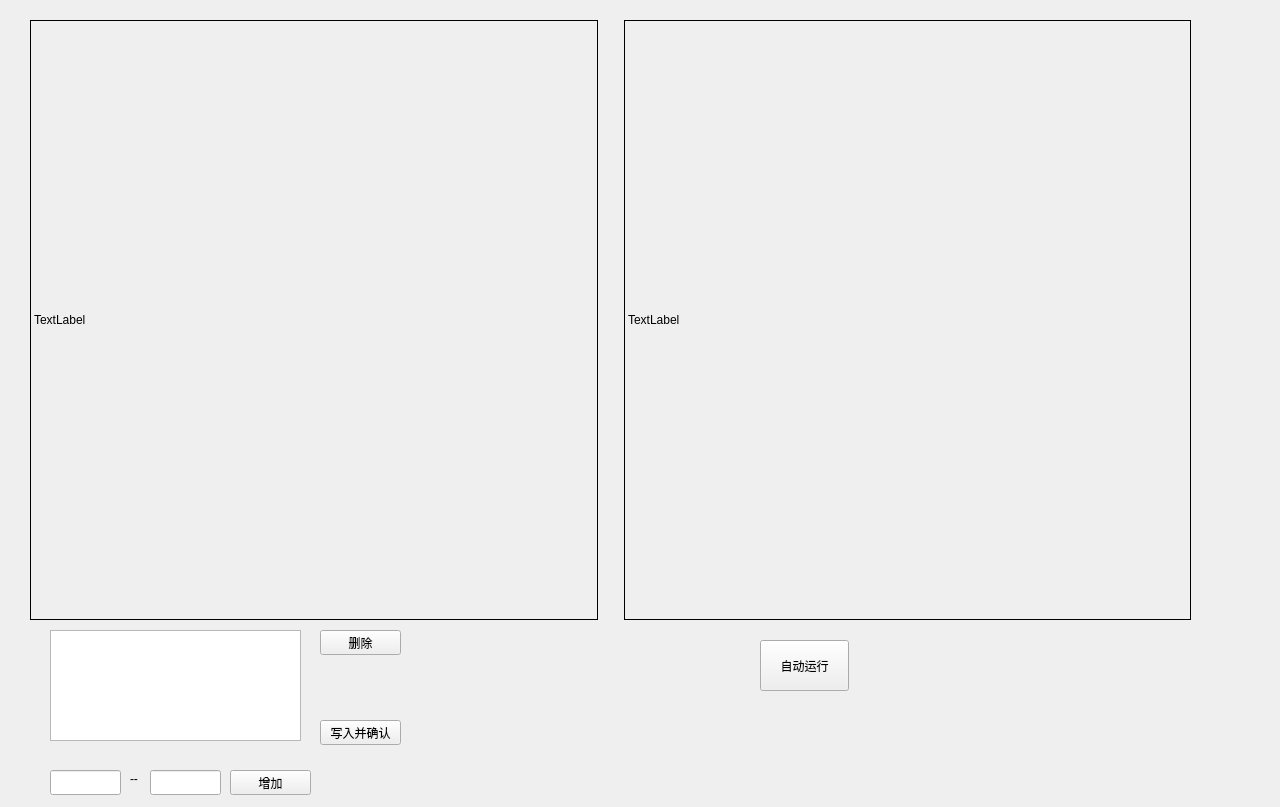
<?xml version="1.0" encoding="UTF-8"?>
<ui version="4.0">
 <class>Widget</class>
 <widget class="QWidget" name="Widget">
  <property name="geometry">
   <rect>
    <x>0</x>
    <y>0</y>
    <width>1280</width>
    <height>807</height>
   </rect>
  </property>
  <property name="windowTitle">
   <string>Widget</string>
  </property>
  <widget class="QPushButton" name="auto_runButton">
   <property name="geometry">
    <rect>
     <x>760</x>
     <y>640</y>
     <width>89</width>
     <height>51</height>
    </rect>
   </property>
   <property name="text">
    <string>自动运行</string>
   </property>
  </widget>
  <widget class="QWidget" name="widget" native="true">
   <property name="geometry">
    <rect>
     <x>10</x>
     <y>20</y>
     <width>1201</width>
     <height>600</height>
    </rect>
   </property>
   <layout class="QHBoxLayout" name="horizontalLayout">
    <item>
     <spacer name="horizontalSpacer">
      <property name="orientation">
       <enum>Qt::Horizontal</enum>
      </property>
      <property name="sizeType">
       <enum>QSizePolicy::Fixed</enum>
      </property>
      <property name="sizeHint" stdset="0">
       <size>
        <width>20</width>
        <height>20</height>
       </size>
      </property>
     </spacer>
    </item>
    <item>
     <widget class="QLabel" name="origin_imgLabel">
      <property name="frameShape">
       <enum>QFrame::Box</enum>
      </property>
      <property name="text">
       <string>TextLabel</string>
      </property>
     </widget>
    </item>
    <item>
     <spacer name="horizontalSpacer_2">
      <property name="orientation">
       <enum>Qt::Horizontal</enum>
      </property>
      <property name="sizeType">
       <enum>QSizePolicy::Fixed</enum>
      </property>
      <property name="sizeHint" stdset="0">
       <size>
        <width>20</width>
        <height>20</height>
       </size>
      </property>
     </spacer>
    </item>
    <item>
     <widget class="QLabel" name="processed_imgLabel">
      <property name="frameShape">
       <enum>QFrame::Box</enum>
      </property>
      <property name="text">
       <string>TextLabel</string>
      </property>
     </widget>
    </item>
    <item>
     <spacer name="horizontalSpacer_3">
      <property name="orientation">
       <enum>Qt::Horizontal</enum>
      </property>
      <property name="sizeType">
       <enum>QSizePolicy::Fixed</enum>
      </property>
      <property name="sizeHint" stdset="0">
       <size>
        <width>20</width>
        <height>20</height>
       </size>
      </property>
     </spacer>
    </item>
   </layout>
  </widget>
  <widget class="QLineEdit" name="start_lineEdit">
   <property name="geometry">
    <rect>
     <x>50</x>
     <y>770</y>
     <width>71</width>
     <height>25</height>
    </rect>
   </property>
  </widget>
  <widget class="QLineEdit" name="end_lineEdit">
   <property name="geometry">
    <rect>
     <x>150</x>
     <y>770</y>
     <width>71</width>
     <height>25</height>
    </rect>
   </property>
  </widget>
  <widget class="QLabel" name="label">
   <property name="geometry">
    <rect>
     <x>130</x>
     <y>770</y>
     <width>67</width>
     <height>17</height>
    </rect>
   </property>
   <property name="text">
    <string>--</string>
   </property>
  </widget>
  <widget class="QPushButton" name="add_row_pushButton">
   <property name="geometry">
    <rect>
     <x>230</x>
     <y>770</y>
     <width>81</width>
     <height>25</height>
    </rect>
   </property>
   <property name="text">
    <string>增加</string>
   </property>
  </widget>
  <widget class="QPushButton" name="delete_row_pushButton">
   <property name="geometry">
    <rect>
     <x>320</x>
     <y>630</y>
     <width>81</width>
     <height>25</height>
    </rect>
   </property>
   <property name="text">
    <string>删除</string>
   </property>
  </widget>
  <widget class="QPushButton" name="write_row_pushButton">
   <property name="geometry">
    <rect>
     <x>320</x>
     <y>720</y>
     <width>81</width>
     <height>25</height>
    </rect>
   </property>
   <property name="text">
    <string>写入并确认</string>
   </property>
  </widget>
  <widget class="QListWidget" name="need_pick_row_listWidget">
   <property name="geometry">
    <rect>
     <x>50</x>
     <y>630</y>
     <width>251</width>
     <height>111</height>
    </rect>
   </property>
  </widget>
 </widget>
 <resources/>
 <connections/>
</ui>
